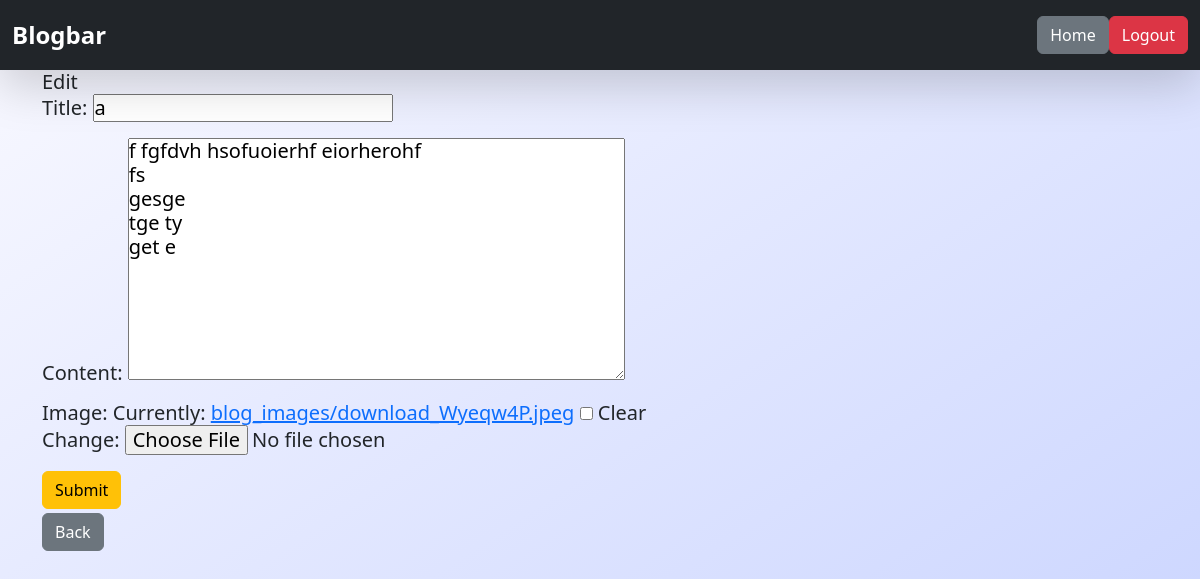
The app's page /12/edit/ (signed in) with its own data.
### blogapp/models.py (models this page shows, shortened)
class Blog(models.Model):
    author = models.ForeignKey(User, on_delete=models.CASCADE)
    title = models.CharField(max_length=100)
    content = models.TextField()
    image = models.ImageField(upload_to='blog_images/', blank=True, null=True)
    created_at = models.DateTimeField(auto_now_add=True)
    updated_at = models.DateTimeField(auto_now=True)

### blogapp/views.py (the view)
# urls.py: path('<int:blog_id>/edit/', views.edit, name='edit'),
@login_required
def edit(request, blog_id):
    blog = get_object_or_404(Blog, pk=blog_id, author=request.user)
    if request.method=='POST':
        form = BlogForm(request.POST, request.FILES, instance=blog)
        if form.is_valid():
            blog = form.save(commit = False)
            blog.author = request.user
            blog.save()
            return redirect('blog_list')
    else:
        form=BlogForm(instance=blog)
    return render(request, 'blogapp/blog/blog_form.html', {'form' : form})

### blogapp/forms.py
class BlogForm(forms.ModelForm):
    class Meta:
        model = Blog
        fields = ['title', 'content', 'image']

### blogapp/templates/blogapp/blog/blog_form.html (shortened to what this page needs)
{% extends "blogapp/layout.html" %}
{% block content %}
    <h5>
        {% if form.instance.pk %}
        Edit
        {% else %}
            Create new blog
        {% endif %}
        <form method="POST" enctype="multipart/form-data" type="form">
            {{form.as_p}}
            <button class="btn btn-warning" type="submit"> Submit</button>
        </form>
        <a href="{% url 'blog_list' %}" class="btn btn-secondary mt-1"> Back </a>
    </h5>
{% endblock %}

### static/blogapp/style.css (style rules this page uses)
* { margin: 0; padding: 0; box-sizing: border-box; }
body { font-family: 'Poppins', sans-serif; background: linear-gradient(to bottom right, #f9f9ff, #c7d2ff); color: #1f2937; min-height: 100vh; display: flex; flex-direction: column; }

### records on screen
Blog: title "a", content "f fgfdvh hsofuoierhf eiorherohf fs gesge tge ty get e"
